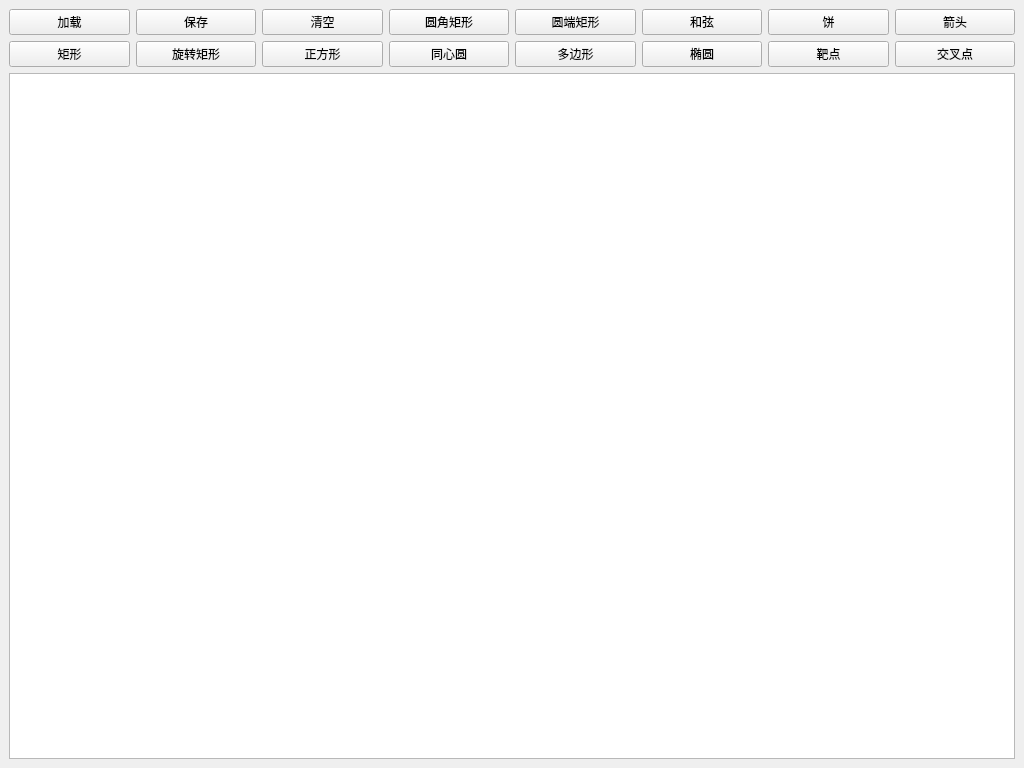
<?xml version="1.0" encoding="UTF-8"?>
<ui version="4.0">
 <class>MainWindow</class>
 <widget class="QMainWindow" name="MainWindow">
  <property name="geometry">
   <rect>
    <x>0</x>
    <y>0</y>
    <width>1024</width>
    <height>768</height>
   </rect>
  </property>
  <property name="windowTitle">
   <string>MainWindow</string>
  </property>
  <widget class="QWidget" name="centralwidget">
   <layout class="QVBoxLayout" name="verticalLayout">
    <item>
     <layout class="QGridLayout" name="gridLayout">
      <item row="0" column="10">
       <widget class="QPushButton" name="pieBtn">
        <property name="sizePolicy">
         <sizepolicy hsizetype="Preferred" vsizetype="Fixed">
          <horstretch>0</horstretch>
          <verstretch>0</verstretch>
         </sizepolicy>
        </property>
        <property name="text">
         <string>饼</string>
        </property>
       </widget>
      </item>
      <item row="0" column="13">
       <widget class="QPushButton" name="ArrowBtn">
        <property name="sizePolicy">
         <sizepolicy hsizetype="Preferred" vsizetype="Fixed">
          <horstretch>0</horstretch>
          <verstretch>0</verstretch>
         </sizepolicy>
        </property>
        <property name="text">
         <string>箭头</string>
        </property>
       </widget>
      </item>
      <item row="0" column="1">
       <widget class="QPushButton" name="saveBtn">
        <property name="sizePolicy">
         <sizepolicy hsizetype="Preferred" vsizetype="Fixed">
          <horstretch>0</horstretch>
          <verstretch>0</verstretch>
         </sizepolicy>
        </property>
        <property name="text">
         <string>保存</string>
        </property>
       </widget>
      </item>
      <item row="0" column="2">
       <widget class="QPushButton" name="clearBtn">
        <property name="sizePolicy">
         <sizepolicy hsizetype="Preferred" vsizetype="Fixed">
          <horstretch>0</horstretch>
          <verstretch>0</verstretch>
         </sizepolicy>
        </property>
        <property name="text">
         <string>清空</string>
        </property>
       </widget>
      </item>
      <item row="0" column="3">
       <widget class="QPushButton" name="roundRecBtn">
        <property name="sizePolicy">
         <sizepolicy hsizetype="Preferred" vsizetype="Fixed">
          <horstretch>0</horstretch>
          <verstretch>0</verstretch>
         </sizepolicy>
        </property>
        <property name="text">
         <string>圆角矩形</string>
        </property>
       </widget>
      </item>
      <item row="0" column="4">
       <widget class="QPushButton" name="rnRecBtn">
        <property name="sizePolicy">
         <sizepolicy hsizetype="Preferred" vsizetype="Fixed">
          <horstretch>0</horstretch>
          <verstretch>0</verstretch>
         </sizepolicy>
        </property>
        <property name="text">
         <string>圆端矩形</string>
        </property>
       </widget>
      </item>
      <item row="0" column="0">
       <widget class="QPushButton" name="loadBtn">
        <property name="sizePolicy">
         <sizepolicy hsizetype="Preferred" vsizetype="Fixed">
          <horstretch>0</horstretch>
          <verstretch>0</verstretch>
         </sizepolicy>
        </property>
        <property name="text">
         <string>加载</string>
        </property>
       </widget>
      </item>
      <item row="0" column="9">
       <widget class="QPushButton" name="chordBtn">
        <property name="sizePolicy">
         <sizepolicy hsizetype="Preferred" vsizetype="Fixed">
          <horstretch>0</horstretch>
          <verstretch>0</verstretch>
         </sizepolicy>
        </property>
        <property name="text">
         <string>和弦</string>
        </property>
       </widget>
      </item>
      <item row="1" column="0">
       <widget class="QPushButton" name="rectangleBtn">
        <property name="sizePolicy">
         <sizepolicy hsizetype="Preferred" vsizetype="Fixed">
          <horstretch>0</horstretch>
          <verstretch>0</verstretch>
         </sizepolicy>
        </property>
        <property name="text">
         <string>矩形</string>
        </property>
       </widget>
      </item>
      <item row="1" column="1">
       <widget class="QPushButton" name="RotateRectBtn">
        <property name="sizePolicy">
         <sizepolicy hsizetype="Preferred" vsizetype="Fixed">
          <horstretch>0</horstretch>
          <verstretch>0</verstretch>
         </sizepolicy>
        </property>
        <property name="text">
         <string>旋转矩形</string>
        </property>
       </widget>
      </item>
      <item row="1" column="2">
       <widget class="QPushButton" name="squareBtn">
        <property name="sizePolicy">
         <sizepolicy hsizetype="Preferred" vsizetype="Fixed">
          <horstretch>0</horstretch>
          <verstretch>0</verstretch>
         </sizepolicy>
        </property>
        <property name="text">
         <string>正方形</string>
        </property>
       </widget>
      </item>
      <item row="1" column="3">
       <widget class="QPushButton" name="conCircleBtn">
        <property name="sizePolicy">
         <sizepolicy hsizetype="Preferred" vsizetype="Fixed">
          <horstretch>0</horstretch>
          <verstretch>0</verstretch>
         </sizepolicy>
        </property>
        <property name="text">
         <string>同心圆</string>
        </property>
       </widget>
      </item>
      <item row="1" column="9">
       <widget class="QPushButton" name="ellipseBtn">
        <property name="sizePolicy">
         <sizepolicy hsizetype="Preferred" vsizetype="Fixed">
          <horstretch>0</horstretch>
          <verstretch>0</verstretch>
         </sizepolicy>
        </property>
        <property name="text">
         <string>椭圆</string>
        </property>
       </widget>
      </item>
      <item row="1" column="4">
       <widget class="QPushButton" name="polygonBtn">
        <property name="sizePolicy">
         <sizepolicy hsizetype="Preferred" vsizetype="Fixed">
          <horstretch>0</horstretch>
          <verstretch>0</verstretch>
         </sizepolicy>
        </property>
        <property name="text">
         <string>多边形</string>
        </property>
       </widget>
      </item>
      <item row="1" column="10">
       <widget class="QPushButton" name="TargetBtn">
        <property name="sizePolicy">
         <sizepolicy hsizetype="Preferred" vsizetype="Fixed">
          <horstretch>0</horstretch>
          <verstretch>0</verstretch>
         </sizepolicy>
        </property>
        <property name="text">
         <string>靶点</string>
        </property>
       </widget>
      </item>
      <item row="1" column="13">
       <widget class="QPushButton" name="CrossBtn">
        <property name="sizePolicy">
         <sizepolicy hsizetype="Preferred" vsizetype="Fixed">
          <horstretch>0</horstretch>
          <verstretch>0</verstretch>
         </sizepolicy>
        </property>
        <property name="text">
         <string>交叉点</string>
        </property>
       </widget>
      </item>
     </layout>
    </item>
    <item>
     <widget class="InteractiveView" name="graphicsView"/>
    </item>
   </layout>
  </widget>
 </widget>
 <customwidgets>
  <customwidget>
   <class>InteractiveView</class>
   <extends>QGraphicsView</extends>
   <header>interactiveview.h</header>
  </customwidget>
 </customwidgets>
 <resources/>
 <connections/>
</ui>
